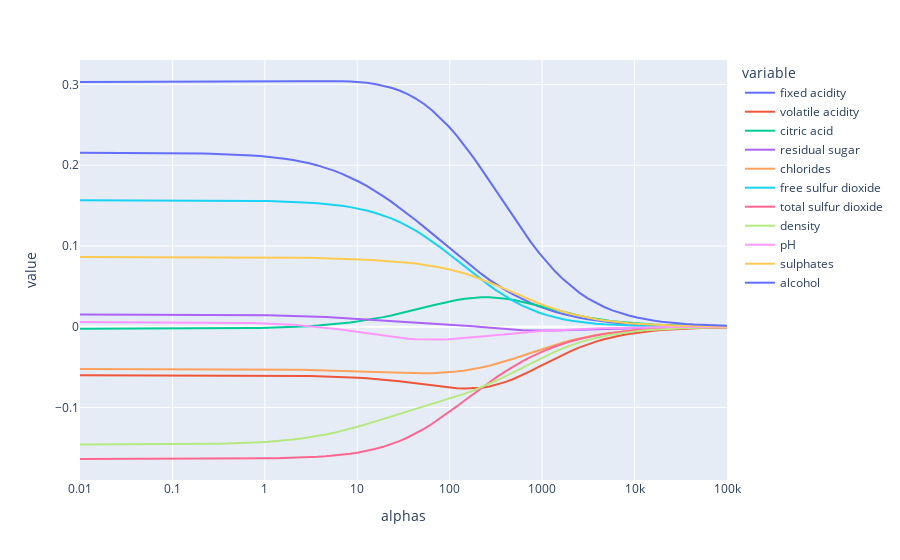

The notebook cell this image was saved under:
### Code cell
result2 = pd.DataFrame(coefs, columns=features)
result2['alphas'] = alphas
fig = px.line(result2, x='alphas', y=features)
fig.update_xaxes(type='log')
fig
